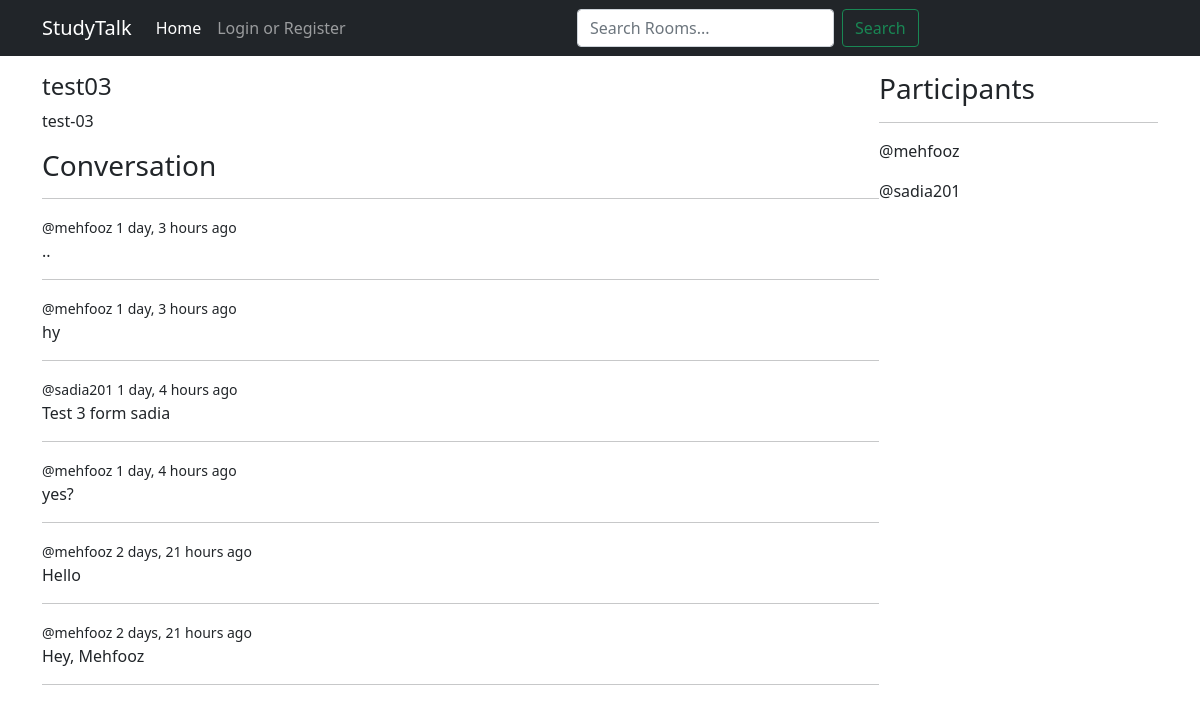
Page /rooms/8/ on the committed database.
### base/models.py (models this page shows, shortened)
class Room(models.Model):
    host = models.ForeignKey(User, on_delete=models.SET_NULL, null=True)
    topic = models.ForeignKey(Topic, on_delete=models.SET_NULL, null=True)
    name = models.CharField(max_length=200)
    description = models.TextField(null=True, blank=True)
    participants = models.ManyToManyField(User, related_name='participants', blank=True)
    updated = models.DateTimeField(auto_now=True)
    created = models.DateTimeField(auto_now_add=True)
    class Meta:
        ordering = ['-updated', '-created']

class Message(models.Model):
    user = models.ForeignKey(User, on_delete=models.CASCADE)
    room = models.ForeignKey(Room, on_delete=models.CASCADE)
    body = models.TextField()
    updated = models.DateTimeField(auto_now=True)
    created = models.DateTimeField(auto_now_add=True)
    class Meta:
        ordering = ['-updated', '-created']

### base/views.py (the view, shortened to what this page needs)
# urls.py: path('rooms/<int:pk>/', views.rooms, name='room'),
def rooms(request, pk):
    room = Room.objects.get(id=pk)
    room_messages = room.message_set.all().order_by('-created')
    participants = room.participants.all()
    context = {'room':room, 'room_messages':room_messages, 'participants':participants}
    return render(request, 'base/room.html', context)

### base/templates/base/room.html (shortened to what this page needs)
{% extends 'base/main.html' %}
{% block content %}
    <div class="container room-container">
        <div>
            <h4>{{room.name}}</h4>
            <p>{{room.description}}</p>
            <div class="comment-wrapper">
                <h3>Conversation</h3>
                <hr>
                {% for room_message in room_messages %}
                    <div>
                        <small>@{{room_message.user}}    {{room_message.created|timesince}} ago</small>
                        <p>{{room_message.body}}</p>
                        <hr>
                    </div>
                {% endfor %}
            </div>
        </div>
        <div>
            <h3>Participants</h3>
            <hr>
            {% for user in participants %}
                <div>
                    <p>@{{user.username}}</p>
                </div>
            {% endfor %}
        </div>
    </div>
{% endblock content %}

### base/templates/base/room.html (style rules this page uses)
.room-container { display: grid; grid-template-columns: 3fr 1fr; }

### rows in the picture
Room: name "test03", description "test-03"
Message: user "mehfooz", created "1 day, 3 hours", body ".."
Message: user "mehfooz", created "1 day, 3 hours", body "hy"
Message: user "sadia201", created "1 day, 4 hours", body "Test 3 form sadia"
Message: user "mehfooz", created "1 day, 4 hours", body "yes?"
Message: user "mehfooz", created "2 days, 21 hours", body "Hello"
Message: user "mehfooz", created "2 days, 21 hours", body "Hey, Mehfooz"

### other values in the picture
{{ user.username }} "mehfooz"
{{ user.username }} "sadia201"
